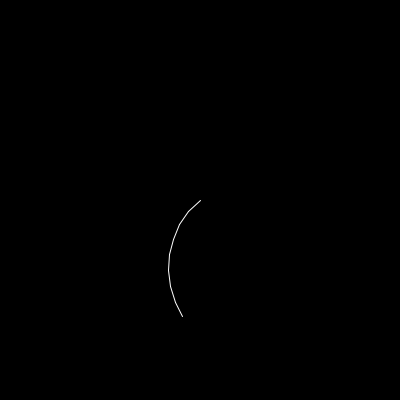
Frame 1 (no input)
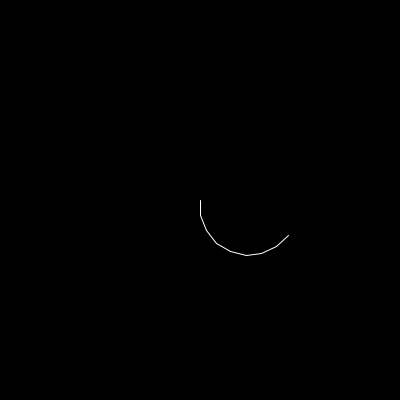
Frame 60 (the mouse pressed at the canvas centre just before this capture)
Frame 120 (the mouse held since frame 60 and released just before this capture): identical to frame 60, image omitted

The Processing sketch that drew these frames (run headless with seeded random() and noise(); from frame 60 on, the mouse is pressed at the canvas centre):

// Processing sketch: tail
// ── tail.pde
class Tail {
  PVector pos;
  float a, ta, t;
  float min_a, max_a;
  Tail parent;
  Tail child;
  
  Tail(Tail parent) {
    this.parent = parent;
    
    pos = getPos();
    a = parent.a;
    min_a = parent.min_a;
    max_a = parent.max_a -20;
    
  }
  
  PVector getPos() {
    
    float x = parent.pos.x + 16 * cos(radians(a));
    float y = parent.pos.y + 16 * sin(radians(a));
    PVector  p = new PVector(x,y);
    
    
    
    
    
    return p;
  }
  
  
  void addChild() {
    if (child == null) {
      child = new Tail(this);
    } else {
      child.addChild();
    }
  }
  
  Tail(float x, float y, float min_a, float max_a) {
    pos = new PVector(x,y);
    this.parent = null;
    this.min_a = min_a;
    this.max_a = max_a;
  }
  
  
  void update() {
    ta += radians(1);
    t = map(sin(ta),-1,1,0,1);
    a = lerp(min_a, max_a,t);
    if (parent == null) {
      
    } else {
      pos.set(getPos());
    }
    
    if (child != null) {
      child.update();
    }
  }
  
  void draw() {
    if (parent != null) {
      stroke(255);
      line(parent.pos.x, parent.pos.y, pos.x, pos.y);
      
    }
    
    if (child != null) {
      child.draw();
    }
  }
  
  
  
  
  
  
}
Tail tail;
void setup() {
  size(400,400);
  tail = new Tail(width / 2, height / 2, 190, 100);
  for (int i = 0; i < 8; i += 1) {
    tail.addChild();
  }
  
  
}


void draw() {
  background(0);
  tail.update();
  tail.draw();
}
